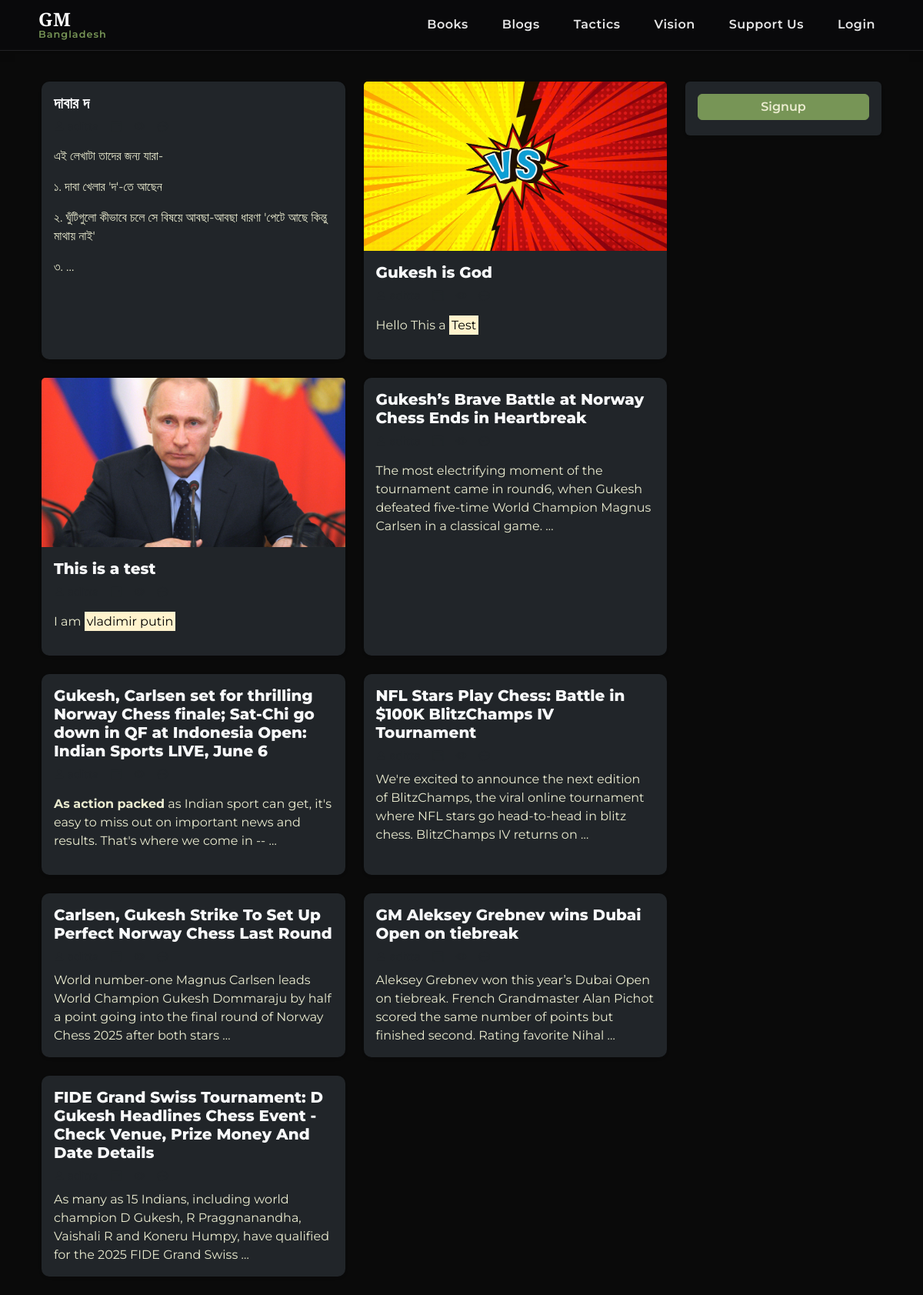
The page /blogs/ on the database as committed earlier.
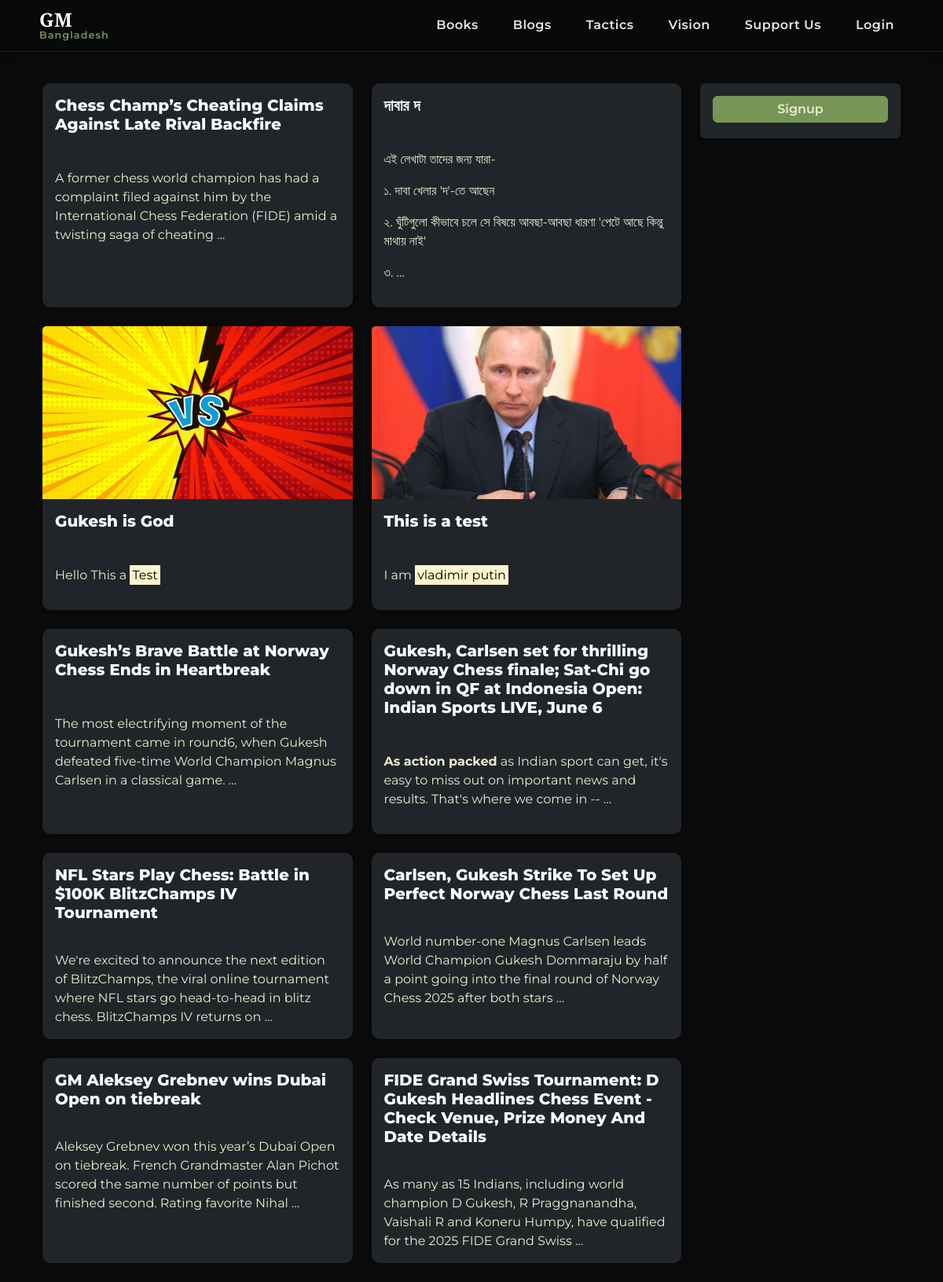
The same page on the database as committed later.
### news/models.py (models this page shows, shortened)
class Article(models.Model):
    title = models.CharField(max_length=200)
    slug = models.SlugField(unique=True, blank=True, max_length=200)
    content = CKEditor5Field('Text', config_name='extends')
    author = models.ForeignKey('auth.User', on_delete=models.CASCADE)
    image = models.ImageField(upload_to='articles/', blank=True, null=True)
    published_at = models.DateTimeField(auto_now_add=True)
    is_big_news = models.BooleanField(default=False)

### news/views.py (the view)
# urls.py: path('blogs/', views.all_blogs, name='all_blogs'),
def all_blogs(request):
    blogs = Article.objects.all().order_by('-published_at')  # newest first
    return render(request, 'news/article_list.html', {'blogs': blogs})

### news/templatetags/nw_filter.py (called while the page is built)
@register.filter(name='remove_img_tags')
def remove_img_tags(value):
    return re.sub(r'<img[^>]*>', '', value)

### news/templates/news/article_list.html
{% extends "news/base.html" %}
{% load nw_filter %}
{% block content %}
<div class="container my-4">
    <div class="row g-4">
        {% if request.user.is_authenticated %}
        <div class="col-lg-3 col-md-4 order-1 order-md-2">
            <div class="sidebar bg-dark p-3 rounded shadow-sm">
                <h5 class="mb-3"><i class="bi bi-journal-text me-1"></i>{{ request.user.username }}'s Blog</h5>
                <a href="#" class="d-block mb-2 blog"><i class="bi bi-person-lines-fill me-2"></i> My Blogs</a>
                <a href="{% url 'all_blogs' %}" class="d-block mb-2 blog"><i class="bi bi-collection me-2"></i> All Blogs</a>
                <a href="{% url 'write_article' %}" class="btn btn-primary btn-sm mt-3"
                    style="width: 100%; font-size: 1rem;">Create a post</a>
            </div>
        </div>
        {% else %}
        <div class="col-lg-3 col-md-4 order-1 order-md-2">
            <div class="sidebar bg-dark p-3 rounded shadow-sm">
                <a href="{% url 'write_article' %}" class="btn btn-primary btn-sm"
                    style="width: 100%; font-size: 1rem;">Signup</a>
            </div>
        </div>
        {% endif %}
        <div class="col-lg-9 col-md-8 order-2 order-md-1">
            <div class="row g-4">
                {% for blog in blogs %}
                <div class="col-lg-6 col-md-6 col-sm-12">
                    <div class="card bg-dark text-white h-100 border-0 shadow-sm">
                        {% if blog.image %}
                        <img src="{{ blog.image.url }}" class="card-img-top" alt="{{ blog.title }}"
                            style="height:220px; object-fit:cover;">
                        {% endif %}
                        <div class="card-body">
                            <h5 style="font-weight: 800;">
                                <a href="{% url 'article_detail' slug=blog.slug %}"
                                   class="text-decoration-none text-light stretched-link">
                                    {{ blog.title }}
                                </a>
                            </h5>
                            <div class="d-flex flex-wrap text-muted small mb-2">
                                <span class="me-3"><i class="bi bi-person-fill"></i> {{ blog.author.username }}</span>
                                <span class="me-3"><i class="bi bi-calendar-event"></i> {{ blog.created_at|date:"M d, Y" }}</span>
                                <span class="me-3"><i class="bi bi-eye"></i> {{ blog.views }}</span>
                                <span><i class="bi bi-chat-dots"></i> {{ blog.comments.count }}</span>
                            </div>
                            <p class="card-text">{{ blog.content|remove_img_tags|truncatewords:25|safe }}</p>
                        </div>
                    </div>
                </div>
                {% empty %}
                <p>No blogs available yet.</p>
                {% endfor %}
            </div>
        </div>
    </div>
</div>
{% endblock %}

### news/templates/news/base.html (shortened to what this page needs)
<!DOCTYPE html>
<html lang="en">
<head>
    <link href="https://cdn.jsdelivr.net/npm/bootstrap@5.3.0/dist/css/bootstrap.min.css" rel="stylesheet">
    <link rel="stylesheet" href="https://cdn.jsdelivr.net/npm/bootstrap-icons@1.10.0/font/bootstrap-icons.css">
    <link rel="stylesheet" href="https://cdn.jsdelivr.net/gh/lipis/flag-icons@7.3.2/css/flag-icons.min.css" />
</head>
<body>
    <nav class="navbar navbar-expand-lg navbar-dark mb-3 py-2">
        <div class="container">
            <a class="navbar-brand d-flex align-items-center" href="{% url 'home' %}">
                <span class="logo-text">
                    <span class="logo-main">GM</span>
                    <span class="logo-sub">Bangladesh</span>
                </span>
            </a>
            <div class="collapse navbar-collapse" id="navbarNav">
                <ul class="navbar-nav ms-auto">
                    <li class="nav-item mx-1">
                        <a class="nav-link position-relative px-3" href="{% url 'book_list' %}">
                            Books
                        </a>
                    </li>
                    <li class="nav-item mx-1">
                        <a class="nav-link position-relative px-3" href="{% url 'all_blogs' %}">
                            Blogs
                        </a>
                    </li>
                    <li class="nav-item mx-1">
                        <a class="nav-link position-relative px-3" href="{% url 'puzzle_list' %}">
                            Tactics
                        </a>
                    </li>
                    <li class="nav-item mx-1">
                        <a class="nav-link position-relative px-3" href="{% url 'find_the_square' %}">
                            Vision
                        </a>
                    </li>
                    <li class="nav-item mx-1">
                        <a class="nav-link position-relative px-3" href="#" data-bs-toggle="modal"
                            data-bs-target="#qrSupportModal">
                            Support Us
                        </a>
                    </li>
                    {% if user.is_authenticated %}
                    <li class="nav-item dropdown mx-1">
                        <a class="nav-link dropdown-toggle px-3" href="#" id="userDropdown" role="button"
                            data-bs-toggle="dropdown" aria-expanded="false">
                            <i class="fas fa-user me-1"></i> {{ user.username }}
                        </a>
                        <ul class="dropdown-menu dropdown-menu-end" aria-labelledby="userDropdown">
                            <li>
                                <a class="dropdown-item" href="{% url 'progress' %}">
                                    <i class="bi bi-graph-up me-2"></i>Profile
                                </a>
                            </li>
                            <li>
                                <a class="dropdown-item" href="{% url 'write_article' %}">
                                    <i class="bi bi-plus-circle me-2"></i>Create a post
                                </a>
                            </li>
                            <li>
                                <form action="{% url 'logout' %}" method="post">
                                    {% csrf_token %}
                                    <button type="submit" class="dropdown-item"><i
                                            class="bi bi-box-arrow-right me-2"></i>Logout</button>
                                </form>
                            </li>
                        </ul>
                    </li>
                    {% else %}
                    <li class="nav-item mx-1">
                        <a class="nav-link px-3" href="{% url 'login' %}">
                            Login
                        </a>
                    </li>
                    {% endif %}
                </ul>
            </div>
        </div>
    </nav>
    <div class="container content">
        {% block content %}{% endblock %}
    </div>
    {% load static %}
</body>
</html>

### news/templates/news/base.html (style rules this page uses)
:root { --chess-dark: oklch(14.5% 0 0); --navbar-color: #09090b; --chess-light: #f8f1e5; --chess-primary: #779556; --chess-secondary: #ebecd0; --chess-accent: #b58863; --chess-red: #c84b4b; --dark-gray: #2a2a2a; --slate-gray: #4b4b4b; --light-gray: #a3a3a3; --warm-accent: #d76a6a; --cool-accent: #6aa8d7; --warm-orange: #d87a2a; --cool-teal: #2aa6a6; --card-color: oklch(27.8% .033 256.848); --color-gray-400: oklch(70.7% .022 261.325); --border: oklch(26.9% 0 0); --status: oklch(52.7% .154 150.069); --box: #232323; --move: #ebebeb; --move-hover: #b9b9b9; --move-active: #292b32b3; --notation-box: #0f1013b3; }
html, body { height: 100%; font-family: 'Montserrat', sans-serif; }
body { display: flex; flex-direction: column; background-color: var(--chess-dark); }
.content { flex: 1 0 auto; }
.navbar { background: var(--navbar-color) !important; box-shadow: 0 4px 12px rgba(0, 0, 0, 0.1); border-bottom: 1px solid rgba(255, 255, 255, 0.1); }
.navbar-brand .logo-text { display: flex; flex-direction: column; line-height: 1; }
.navbar-brand .logo-main { font-family: 'Playfair Display', serif; font-weight: 700; font-size: 1.5rem; letter-spacing: 0.5px; }
.navbar-brand .logo-sub { font-size: 0.8rem; font-weight: 600; letter-spacing: 1px; margin-top: 2px; color: var(--chess-primary); }
.nav-link { font-weight: 600; letter-spacing: 0.5px; transition: all 0.3s ease; position: relative; color: rgba(255, 255, 255, 0.9) !important; }
.card { background-color: var(--card-color); }
.card-text { color: var(--chess-secondary); }
.card-body { color: var(--chess-secondary); }
.card { border: none; border-radius: 10px; transition: all 0.3s ease; }
.btn-primary { background-color: var(--chess-primary); border-color: var(--chess-primary); }
.sidebar { background: var(--chess-dark); border-radius: 10px; padding: 15px; box-shadow: 0 2px 8px rgba(0, 0, 0, 0.05); }
.sidebar a { display: block; border-radius: 6px; margin-bottom: 4px; text-decoration: none; color: var(--chess-secondary); font-weight: 600; font-size: 1rem; }

Rows that differ between the two databases and show on the page:
added Article: title "Chess Champ’s Cheating Claims Against Late Rival Backfire", content|remove_img_tags "A former chess world champion has had a complaint filed against him by the International Chess Federation (FIDE) amid a twisting saga of cheating …"
